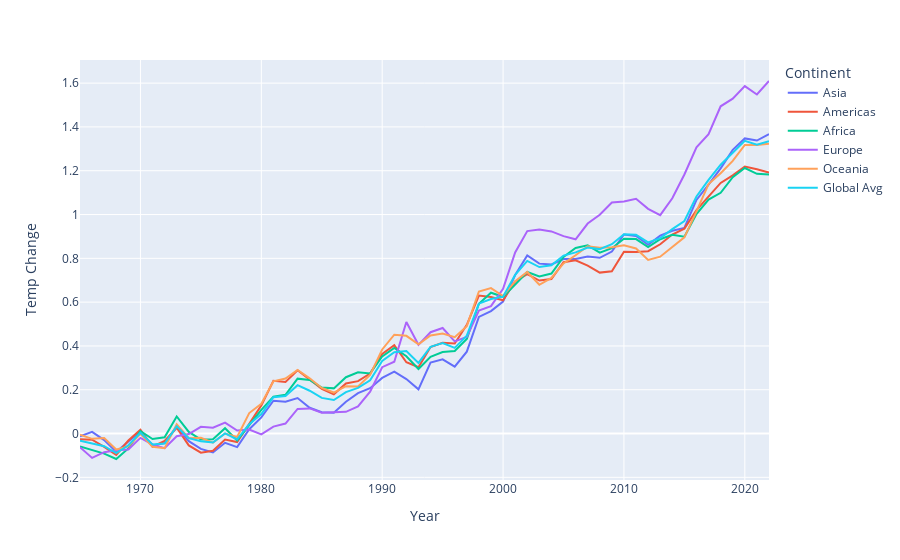

Notebook source saved alongside this figure:
### Code cell
import plotly.express as px
fig = px.line(df, x=df['Year'], y=df['Temp Change'], color=df['Continent'])
fig.show()
